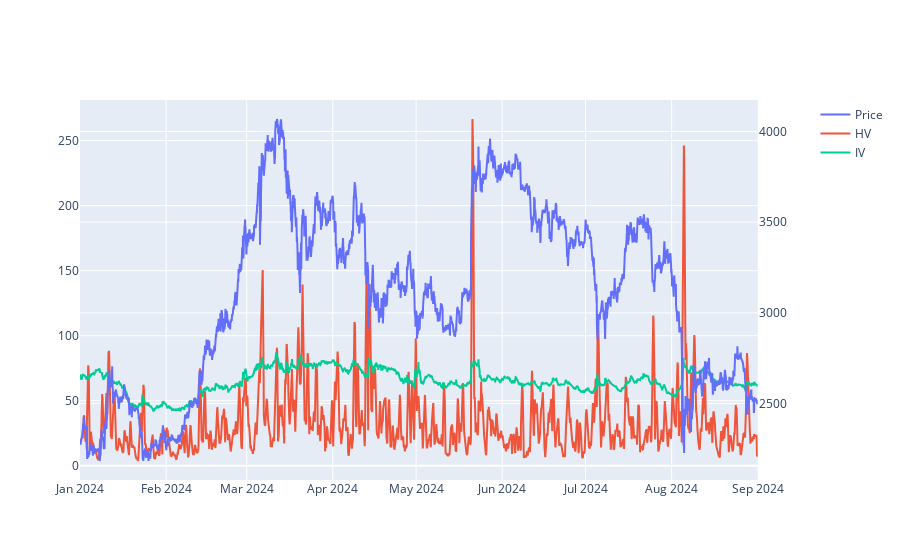

This figure's notebook cell:
### Code cell
fig = make_subplots(specs=[[{"secondary_y": True}]])


fig.add_trace(
    go.Scatter(
        x=ts_1h.index,
        y=ts_1h.price,
        mode="lines",
        name="Price",
    ),
    secondary_y=True,
)
fig.add_trace(
    go.Scatter(
        x=hv_1h.index,
        y=hv_1h,
        mode="lines",
        name="HV",
    ),
)

fig.add_trace(
    go.Scatter(
        x=iv_1h.index,
        y=iv_1h.vol_index,
        mode="lines",
        name="IV",
    ),
)

### Figure 1 — Plotly figure (JSON) as saved in the notebook; plotly's stock layout.template omitted (floating-point values rounded to 4 significant figures; data arrays with more than 128 entries replaced by an {"elided": "..."} marker saying what was removed)
{"data": [{"mode": "lines", "name": "Price", "type": "scatter", "x": {"elided": "5857 str values"}, "xaxis": "x", "y": {"elided": "5857 float values"}, "yaxis": "y2"}, {"mode": "lines", "name": "HV", "type": "scatter", "x": {"elided": "5857 str values"}, "y": {"elided": "5857 float values"}}, {"mode": "lines", "name": "IV", "type": "scatter", "x": {"elided": "5857 str values"}, "y": {"elided": "5857 float values"}}], "layout": {"xaxis": {"anchor": "y", "domain": [0, 0.94]}, "yaxis": {"anchor": "x", "domain": [0, 1]}, "yaxis2": {"anchor": "x", "overlaying": "y", "side": "right"}}}
